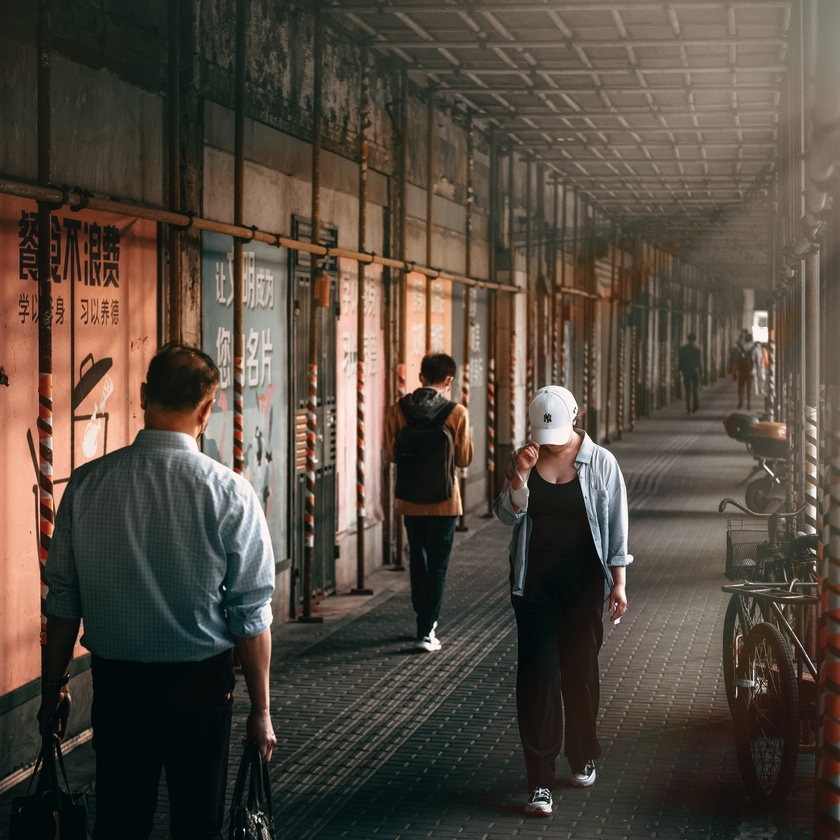
#> input picture sample/photo.jpg, 840 x 840 px, shrunk from 2666 x 2666 before the run, found by its file name
$ python tool_slice.py
#> lines starting #> are read from the running program, lines starting #| are printed output that depends on the picture
#!/usr/local/bin/python3
from PIL import Image
import argparse
import math
from pathlib import Path
parser = argparse.ArgumentParser()
parser.add_argument("--input", help="input image filename",
                    default="photo.jpg")
parser.add_argument("--output", help="output image filename",
                    default="output.jpeg")
parser.add_argument("--width-proportion", help="width slice proportion",
                    nargs='+', type=int, default=[2, 1])
parser.add_argument("--height-proportion",
                    help="height slice proportion", nargs='+', type=int, default=[1])

args = parser.parse_args()
print("width proportion:", ':'.join(map(str, args.width_proportion)))
print("height proportion:", ':'.join(map(str, args.height_proportion)))

img = Image.open(args.input)
#> img is the input picture: PIL image 840x840 RGB; mean R, G, B 83.2, 73.4, 63.2
width, height = img.size
#> width = 840; height = 840
widthSlice = int(width/math.fsum(args.width_proportion))
#> widthSlice = 280
heightSlice = int(height/math.fsum(args.height_proportion))
#> heightSlice = 840

for i, wvalue in enumerate(args.width_proportion):
    for j, hvalue in enumerate(args.height_proportion):
        new_img = Image.new(mode='RGB', size=(
            widthSlice*wvalue, heightSlice*hvalue))
        new_img.paste(img.crop((math.fsum(args.width_proportion[0:i])*widthSlice, math.fsum(args.height_proportion[0:j])*heightSlice, math.fsum(
            args.width_proportion[0:i+1])*widthSlice, math.fsum(args.height_proportion[0:j+1])*heightSlice)), (0, 0))
        outfilename = str(i)+","+str(j)+args.output
        Path("./temp").mkdir(parents=True, exist_ok=True)
        new_img.save("./temp/"+outfilename)
        print("output image:", "./temp/"+outfilename)
#> this loop made 2 passes
#> pass 1, `new_img.save("./temp/"+outfilename)`:
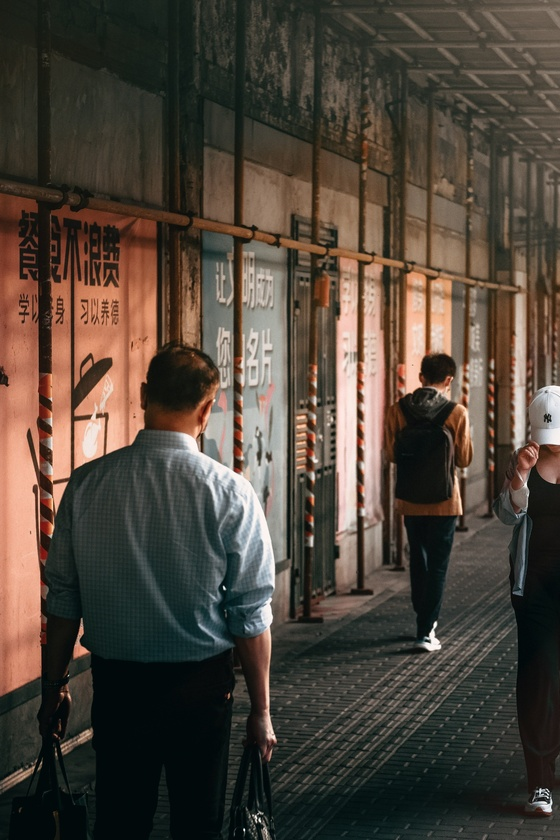
#> saved as 0,0output.jpeg: PIL image 560x840 RGB; mean R, G, B 78.3, 68.6, 58.5
#> pass 2, `new_img.save("./temp/"+outfilename)`:
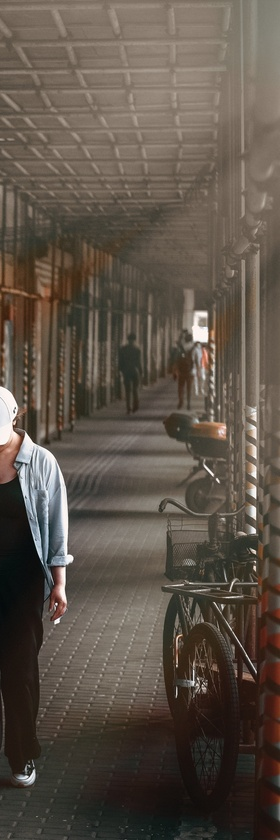
#> saved as 1,0output.jpeg: PIL image 280x840 RGB; mean R, G, B 93.1, 83, 72.6

$ run again, with sample/finger.jpg copied over sample/photo.jpg
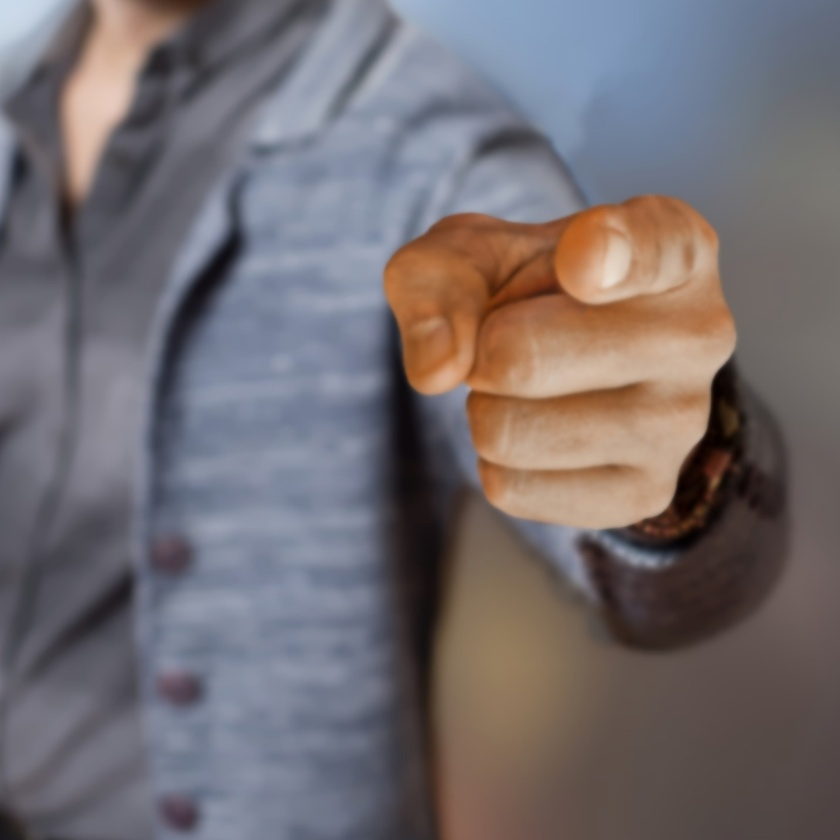
#> input picture sample/finger.jpg, 840 x 840 px, shrunk from 1433 x 1433 before the run, found by its file name
#> img is the input picture: PIL image 840x840 RGB; mean R, G, B 115.2, 108.4, 111.8
#> the loop `for i, wvalue in enumerate(args.width_proportion):` made 2 passes
#> pass 1, `new_img.save("./temp/"+outfilename)`:
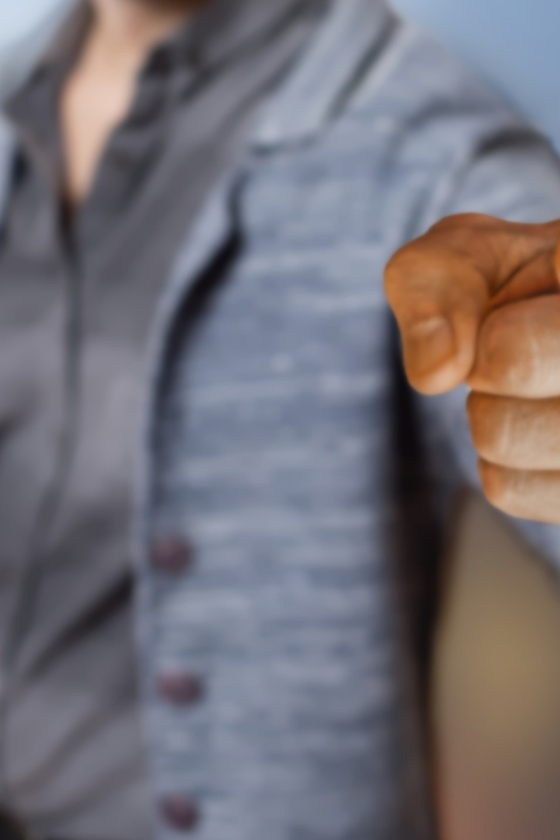
#> saved as 0,0output.jpeg: PIL image 560x840 RGB; mean R, G, B 116.1, 111.9, 118.9
#> pass 2, `new_img.save("./temp/"+outfilename)`:
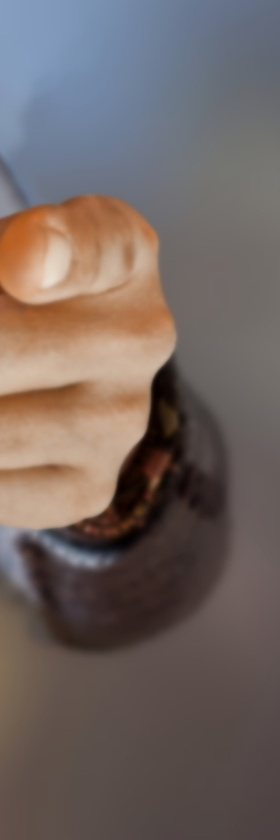
#> saved as 1,0output.jpeg: PIL image 280x840 RGB; mean R, G, B 113.5, 101.5, 97.7

$ run again, with sample/hypnosis.jpg copied over sample/photo.jpg
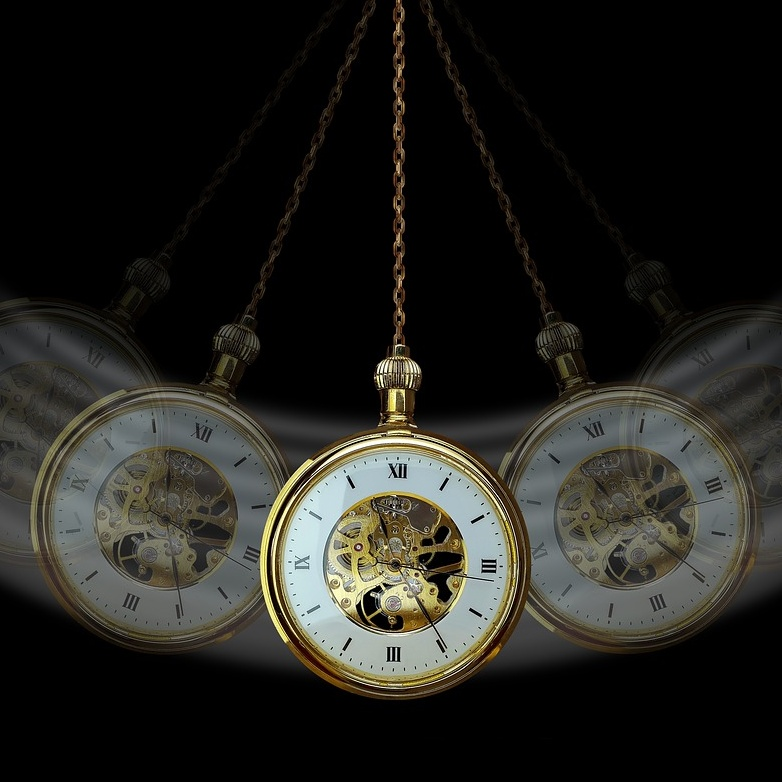
#> input picture sample/hypnosis.jpg, 782 x 782 px, found by its file name
#> img is the input picture: PIL image 782x782 RGB; mean R, G, B 35.1, 34.6, 30.2
#> the loop `for i, wvalue in enumerate(args.width_proportion):` made 2 passes
#> pass 1, `new_img.save("./temp/"+outfilename)`:
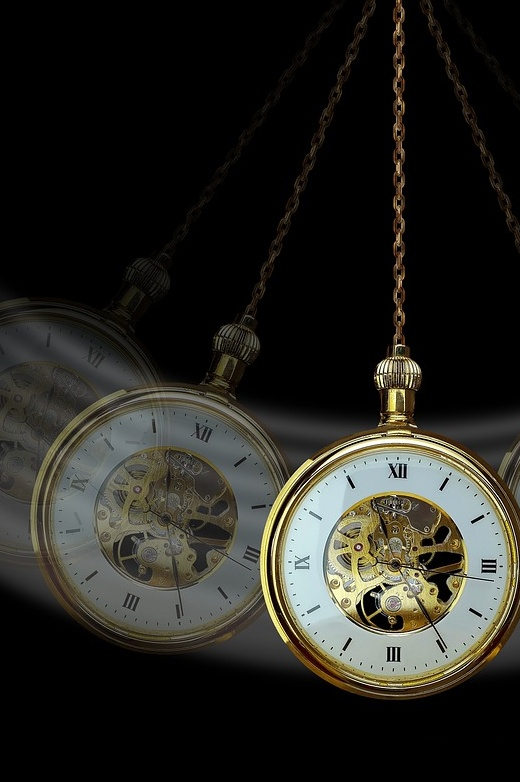
#> saved as 0,0output.jpeg: PIL image 520x782 RGB; mean R, G, B 38.4, 37.7, 32.6
#> pass 2, `new_img.save("./temp/"+outfilename)`:
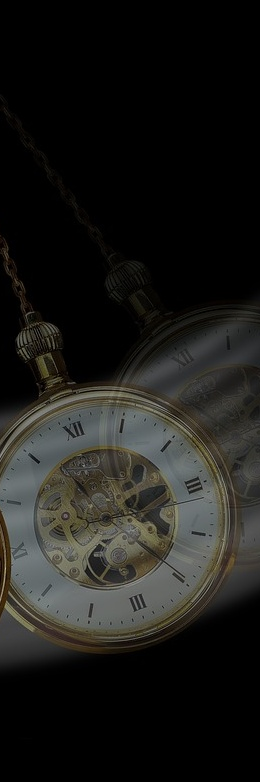
#> saved as 1,0output.jpeg: PIL image 260x782 RGB; mean R, G, B 28.6, 28.3, 25.5
